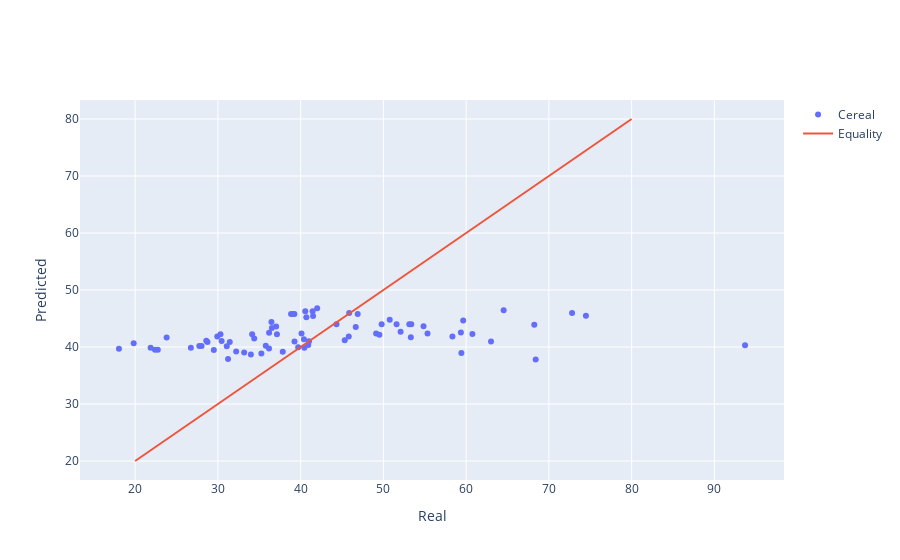

The cell this chart's notebook holds for it:
### Code cell
fig = make_subplots(rows = 1, cols = 1)
fig.add_trace(go.Scatter(x = df["rating"], y = repred, mode = "markers", name = "Cereal"), row = 1, col = 1)
x = [20, 80]
y = [20, 80]
fig.add_trace(go.Scatter(x = x, y = y, mode = "lines", name = "Equality"), row = 1, col = 1)
fig.update_xaxes(title = "Real")
fig.update_yaxes(title = "Predicted")
fig.show()

### Figure 1 — Plotly figure (JSON) as saved in the notebook; plotly's stock layout.template omitted (floating-point values rounded to 4 significant figures)
{"data": [{"mode": "markers", "name": "Cereal", "type": "scatter", "x": [68.4, 33.98, 59.43, 93.7, 34.38, 29.51, 33.17, 37.04, 49.12, 53.31, 18.04, 50.76, 19.82, 40.4, 22.74, 41.45, 45.86, 35.78, 22.4, 40.45, 64.53, 46.9, 36.18, 44.33, 32.21, 31.44, 58.35, 40.92, 41.02, 28.03, 35.25, 23.8, 52.08, 53.37, 45.81, 21.87, 31.07, 28.74, 36.52, 36.47, 39.24, 45.33, 26.73, 54.85, 37.14, 34.14, 30.31, 40.11, 29.92, 40.69, 59.64, 30.45, 37.84, 41.5, 60.76, 63.01, 49.51, 39.26, 39.7, 55.33, 42.0, 40.56, 68.24, 74.47, 72.8, 31.23, 53.13, 59.36, 38.84, 28.59, 46.66, 39.11, 27.75, 49.79, 51.59, 36.19], "xaxis": "x", "y": [37.81, 38.69, 38.95, 40.32, 41.5, 39.46, 39.04, 43.59, 42.35, 41.72, 39.69, 44.77, 40.67, 41.34, 39.53, 46.27, 45.96, 40.21, 39.53, 39.87, 46.46, 45.79, 39.72, 43.99, 39.2, 40.86, 41.86, 40.33, 40.99, 40.19, 38.87, 41.68, 42.67, 44.0, 41.84, 39.86, 40.11, 40.86, 43.32, 44.4, 45.77, 41.18, 39.86, 43.65, 42.23, 42.23, 42.23, 42.35, 41.83, 45.21, 44.66, 41.06, 39.17, 45.46, 42.29, 40.98, 42.16, 40.97, 39.95, 42.37, 46.78, 46.27, 43.89, 45.49, 45.98, 37.88, 43.97, 42.54, 45.77, 41.11, 43.5, 45.77, 40.19, 43.99, 43.99, 42.49], "yaxis": "y"}, {"mode": "lines", "name": "Equality", "type": "scatter", "x": [20, 80], "xaxis": "x", "y": [20, 80], "yaxis": "y"}], "layout": {"xaxis": {"anchor": "y", "domain": [0, 1], "title": {"text": "Real"}}, "yaxis": {"anchor": "x", "domain": [0, 1], "title": {"text": "Predicted"}}}}
